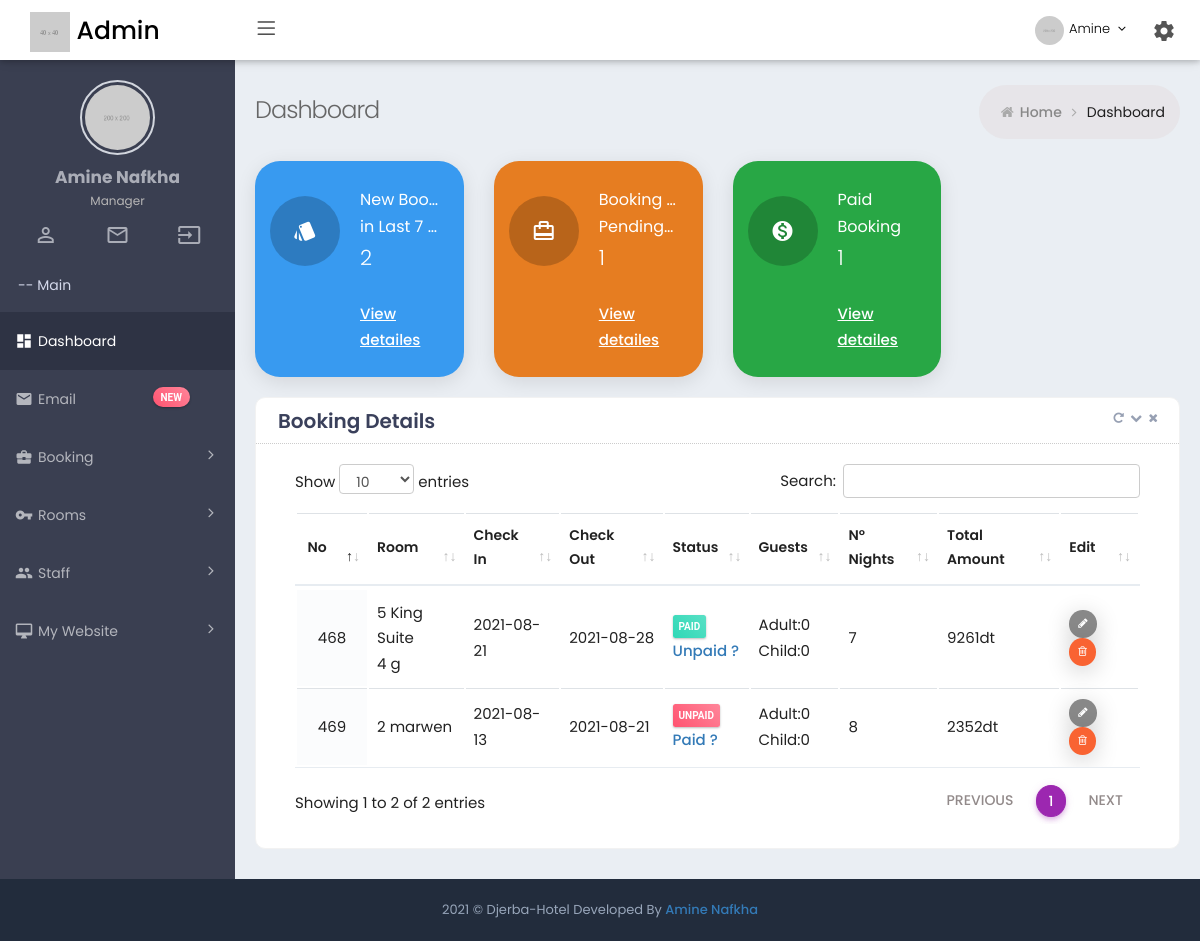
Screenshot of /admin/dashboard.php (signed in) with the database file from the repository.
### tables this page shows
CREATE TABLE `booking` (
  `booking_id` int(200) NOT NULL,
  `total_adult` int(50) NOT NULL,
  `total_children` int(50) NOT NULL,
  `checkin_date` date NOT NULL,
  `checkout_date` date NOT NULL,
  `special_requirement` text NOT NULL,
  `payment_status` varchar(50) NOT NULL,
  `total_amount` double DEFAULT NULL,
  `deposit` double NOT NULL,
  `booking_date` timestamp NOT NULL DEFAULT current_timestamp(),
  `first_name` varchar(30) NOT NULL,
  `last_name` varchar(30) NOT NULL,
  `email` varchar(50) NOT NULL,
  `telephone_no` varchar(30) NOT NULL,
  `add_line1` varchar(100) NOT NULL,
  `add_line2` varchar(100) NOT NULL,
  `city` varchar(30) NOT NULL,
  `state` varchar(30) NOT NULL,
  `postcode` varchar(30) NOT NULL,
  `country` varchar(30) NOT NULL
);

CREATE TABLE `roombook` (
  `booking_id` int(11) NOT NULL,
  `room_id` int(11) NOT NULL,
  `totalroombook` int(11) NOT NULL,
  `id` int(11) NOT NULL
);

CREATE TABLE `room` (
  `room_id` int(255) NOT NULL,
  `total_room` int(255) NOT NULL,
  `occupancy` int(255) DEFAULT NULL,
  `size` varchar(30) DEFAULT NULL,
  `view` varchar(30) DEFAULT NULL,
  `room_name` varchar(50) NOT NULL,
  `descriptions` text DEFAULT NULL,
  `rate` double NOT NULL,
  `imgpath` varchar(100) NOT NULL
);

### admin/dashboard.php (the view, shortened to what this page needs)
<?php
 include "includes/header.php" ;
 include "includes/navbar.php" ;
?>
            <div class="page-content-wrapper">
                <div class="page-content">
                    <div class="page-bar">
                        <div class="page-title-breadcrumb">
                            <div class=" pull-left">
                                <div class="page-title">Dashboard</div>
                            </div>
                            <ol class="breadcrumb page-breadcrumb pull-right">
                                <li><i class="fa fa-home"></i>&nbsp;<a class="parent-item" href="dashboard.php">Home</a>&nbsp;<i class="fa fa-angle-right"></i>
                                </li>
                                <li class="active">Dashboard</li>
                            </ol>
                        </div>
                    </div>
					<div class="state-overview">
						<div class="row">
						<?php
					include 'auth.php';
					$re = mysqli_query($dbhandle,"select count(booking_id) as total_row from booking WHERE DATEDIFF(NOW(), booking_date) <= 7;");
					if(mysqli_num_rows($re) > 0)
					{
						while($row = mysqli_fetch_array($re))
						{
						?>
												<div class="col-xl-3 col-md-6 col-12" >
												<div class="info-box bg-blue">
													<span class="info-box-icon push-bottom"><i class="material-icons">style</i></span>
													<div class="info-box-content">
													<span class="info-box-text">New Booking <br> in Last 7 days </span>
													<span class="info-box-number"><?php echo $row['total_row'] ?> </span>
													<br>
													<br>
													<div><a style="text-decoration:underline" onclick='more1();'> View detailes </a></div>
													</div>
												</div>
												</div>
												<?php } } ?>
				<?php
					$re2 = mysqli_query($dbhandle,"select count(booking_id) as total_row from booking WHERE payment_status like 'pend%';");
					if(mysqli_num_rows($re2) > 0)
					{
						while($row2 = mysqli_fetch_array($re2))
						{
						?>
					        <div class="col-xl-3 col-md-6 col-12">
					          <div class="info-box bg-orange">
					            <span class="info-box-icon push-bottom"><i class="material-icons">card_travel</i></span>
					            <div class="info-box-content">
					              <span class="info-box-text">Booking with  <br> Pending Payment								</span>
					              <span class="info-box-number"><?php echo $row2['total_row']   ?></span>
								  <br>
								  <br>
								  <div> <a style="text-decoration:underline" onclick='more2();'> View detailes </a></div>
					            </div>
					          </div>
					        </div>
							<?php } } ?>
			<?php
					$re3 = mysqli_query($dbhandle,"select count(booking_id) as total_row from booking WHERE payment_status like 'conf%';");
					if(mysqli_num_rows($re3) > 0)
					{
						while($row3 = mysqli_fetch_array($re3))
						{
						?>
					        <div class="col-xl-3 col-md-6 col-12">
					          <div class="info-box bg-success">
					            <span class="info-box-icon push-bottom"><i class="material-icons">monetization_on</i></span>
					            <div class="info-box-content">
					              <span class="info-box-text">Paid <br> Booking			</span>
					              <span class="info-box-number"><?php  echo $row3['total_row']  ?></span>
								  <br>
								  <br>
								  <div> <a style="text-decoration:underline" onclick="more3();"> View detailes  </a></div>
					            </div>
					          </div>
					        </div>
							<?php } } ?>
					      </div>
						</div>
                    <div class="row" id="bookindetails" style="display:block;">
                        <div class="col-md-12 col-sm-12">
                            <div class="card  card-box">
                                <div class="card-head">
                                    <header>Booking Details</header>
                                    <div class="tools">
                                        <a class="fa fa-repeat btn-color box-refresh" href="javascript:;"></a>
	                                    <a class="t-collapse btn-color fa fa-chevron-down" href="javascript:;"></a>
	                                    <a class="t-close btn-color fa fa-times" href="javascript:;"></a>
                                    </div>
                                </div>
                                <div class="card-body ">
                                  <div class="table-wrap">
										<div class="table-scrollable">
											<table class="table table-hover table-checkable order-column full-width" id="example4">
												<thead>
													<tr class="odd gradeX">
														<th>No</th>
														<th>Room</th>
														<th>Check In</th>
														<th>Check Out</th>
														<th>Status</th>
														<th>Guests</th>
														<th>N° Nights</th>
														<th>Total Amount</th>
														<th>Edit</th>
													</tr>
												</thead>
												<tbody id="bookinginfo" >
													<?php
															$re = mysqli_query($dbhandle,"select booking.* from booking  ;");
															if(mysqli_num_rows($re) > 0){
																		while ($row = mysqli_fetch_array($re) ){ ?>
								                                                    <tr>
																						<td><?php echo  $row['booking_id']  ?></td>
																						<td><?php
																							$q = mysqli_query($dbhandle,"SELECT roombook.totalroombook AS total, room.room_name AS namee
																							FROM roombook
																							LEFT JOIN room ON roombook.room_id = room.room_id
																							WHERE roombook.booking_id =".$row['booking_id'].";");
																									while($r = mysqli_fetch_array($q))
																														{
																														echo " ".$r['total']." ".$r['namee']." <br>\n";
																														}
																						?></td>
																						<td><?php echo  $row['checkin_date']  ?></td>
																						<td><?php echo  $row['checkout_date']  ?></td>
																						<td>
																							<?php
																							if ( $row['payment_status'] == 'pending') {
																								echo "<span class='label label-sm label-danger'>unpaid </span> <br> <a href='confirmpay.php?id=".$row['booking_id']."' > Paid ? </a> " ;
																							}
																							else {
																								echo "<span class='label label-sm label-success'>Paid </span> <br> <a href='unconfirmpay.php?id=".$row['booking_id']."' > Unpaid ? </a> " ;
																							}
																							?>
																						</td>
																						<td>
																							<?php
																							echo "Adult:".$row['total_adult']."<br>Child:".$row['total_children'];
																							?>
																						</td>
																						<td>
																							<?php
																								$diff = abs(strtotime($row['checkout_date']) - strtotime($row['checkin_date']));
																								$days = ceil(abs($diff / 86400));
																							echo $days;
																							?>
																						</td>
																						<td><?php echo $row['total_amount']?>dt </td>
																						<td>
																							<a href="<?php echo "edit_booking.php?booking=".$row['booking_id'] ;  ?>" class="btn btn-tbl-edit btn-xs">
																								<i class="fa fa-pencil"></i>
																							</a>
																							<a class="btn btn-tbl-delete btn-xs" href="<?php echo "delete_booking.php?booking=".$row['booking_id'] ;  ?>" >
																								<i class="fa fa-trash-o "></i>
																						</a>
																						</td>
																					</tr>
																					<?php } } ?>
												</tbody>
											</table>
										</div>
									</div>
                                </div>
                            </div>
                        </div>
                    </div>
                </div>
            </div>
 <?php include "includes/footer.php" ; ?>

### rows the page displays
booking: booking_id "468", checkin_date "2021-08-21", checkout_date "2021-08-28", total_adult "0", total_children "0", days "7", total_amount "9261"
roombook: totalroombook "5", room.room_name "King Suite"
roombook: totalroombook "4", room.room_name "g"
booking: booking_id "469", checkin_date "2021-08-13", checkout_date "2021-08-21", total_adult "0", total_children "0", days "8", total_amount "2352"
roombook: totalroombook "2", room.room_name "marwen"

### other values shown
$row['total_row'] "2"
$row2['total_row'] "1"
$row3['total_row'] "1"
